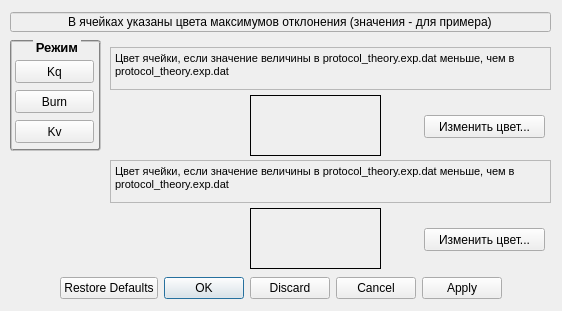
<?xml version="1.0" encoding="UTF-8"?>
<ui version="4.0">
 <class>CF_ColorChanger</class>
 <widget class="QWidget" name="CF_ColorChanger">
  <property name="geometry">
   <rect>
    <x>0</x>
    <y>0</y>
    <width>562</width>
    <height>311</height>
   </rect>
  </property>
  <property name="sizePolicy">
   <sizepolicy hsizetype="Fixed" vsizetype="Fixed">
    <horstretch>0</horstretch>
    <verstretch>0</verstretch>
   </sizepolicy>
  </property>
  <property name="windowTitle">
   <string>Изменение цветов картограммы</string>
  </property>
  <widget class="QDialogButtonBox" name="buttonBox">
   <property name="geometry">
    <rect>
     <x>10</x>
     <y>277</y>
     <width>541</width>
     <height>23</height>
    </rect>
   </property>
   <property name="orientation">
    <enum>Qt::Horizontal</enum>
   </property>
   <property name="standardButtons">
    <set>QDialogButtonBox::Apply|QDialogButtonBox::Cancel|QDialogButtonBox::Discard|QDialogButtonBox::Ok|QDialogButtonBox::RestoreDefaults</set>
   </property>
   <property name="centerButtons">
    <bool>true</bool>
   </property>
  </widget>
  <widget class="QGroupBox" name="groupBox">
   <property name="geometry">
    <rect>
     <x>10</x>
     <y>40</y>
     <width>91</width>
     <height>111</height>
    </rect>
   </property>
   <property name="font">
    <font>
     <pointsize>10</pointsize>
     <weight>75</weight>
     <bold>true</bold>
    </font>
   </property>
   <property name="styleSheet">
    <string notr="true"> QGroupBox {
     border: 2px groove #828282;
     border-radius: 3px;
	 margin-top: 2ex; /* оставляем пространство вверху для заголовка */
 }

 QGroupBox::title {
     subcontrol-origin: margin;
     subcontrol-position: top center; /* помещаем вверху по центру */
     padding: 0 1px;
     background-color: qlineargradient(x1: 0, y1: 0, x2: 0, y2: 1,
                                       stop: 0 #FFOECE, stop: 1 #FFFFFF);
 }</string>
   </property>
   <property name="title">
    <string>Режим</string>
   </property>
   <property name="alignment">
    <set>Qt::AlignCenter</set>
   </property>
   <widget class="QPushButton" name="KvButton">
    <property name="geometry">
     <rect>
      <x>5</x>
      <y>80</y>
      <width>79</width>
      <height>23</height>
     </rect>
    </property>
    <property name="text">
     <string>Kv</string>
    </property>
    <property name="checkable">
     <bool>true</bool>
    </property>
   </widget>
   <widget class="QPushButton" name="BurnButton">
    <property name="geometry">
     <rect>
      <x>5</x>
      <y>50</y>
      <width>79</width>
      <height>23</height>
     </rect>
    </property>
    <property name="text">
     <string>Burn</string>
    </property>
    <property name="checkable">
     <bool>true</bool>
    </property>
   </widget>
   <widget class="QPushButton" name="KqButton">
    <property name="geometry">
     <rect>
      <x>5</x>
      <y>20</y>
      <width>79</width>
      <height>23</height>
     </rect>
    </property>
    <property name="text">
     <string>Kq</string>
    </property>
    <property name="checkable">
     <bool>true</bool>
    </property>
   </widget>
  </widget>
  <widget class="QTextBrowser" name="textBrowser_Max">
   <property name="enabled">
    <bool>false</bool>
   </property>
   <property name="geometry">
    <rect>
     <x>110</x>
     <y>47</y>
     <width>441</width>
     <height>43</height>
    </rect>
   </property>
   <property name="palette">
    <palette>
     <active>
      <colorrole role="Text">
       <brush brushstyle="SolidPattern">
        <color alpha="255">
         <red>0</red>
         <green>0</green>
         <blue>0</blue>
        </color>
       </brush>
      </colorrole>
     </active>
     <inactive>
      <colorrole role="Text">
       <brush brushstyle="SolidPattern">
        <color alpha="255">
         <red>0</red>
         <green>0</green>
         <blue>0</blue>
        </color>
       </brush>
      </colorrole>
     </inactive>
     <disabled>
      <colorrole role="Text">
       <brush brushstyle="SolidPattern">
        <color alpha="255">
         <red>0</red>
         <green>0</green>
         <blue>0</blue>
        </color>
       </brush>
      </colorrole>
     </disabled>
    </palette>
   </property>
   <property name="html">
    <string>&lt;!DOCTYPE HTML PUBLIC &quot;-//W3C//DTD HTML 4.0//EN&quot; &quot;http://www.w3.org/TR/REC-html40/strict.dtd&quot;&gt;
&lt;html&gt;&lt;head&gt;&lt;meta name=&quot;qrichtext&quot; content=&quot;1&quot; /&gt;&lt;style type=&quot;text/css&quot;&gt;
p, li { white-space: pre-wrap; }
&lt;/style&gt;&lt;/head&gt;&lt;body style=&quot; font-family:'MS Shell Dlg 2'; font-size:8.25pt; font-weight:400; font-style:normal;&quot;&gt;
&lt;p style=&quot; margin-top:0px; margin-bottom:0px; margin-left:0px; margin-right:0px; -qt-block-indent:0; text-indent:0px;&quot;&gt;Цвет ячейки, если значение величины в protocol_theory.exp.dat меньше, чем в protocol_theory.exp.dat&lt;/p&gt;&lt;/body&gt;&lt;/html&gt;</string>
   </property>
  </widget>
  <widget class="QTextBrowser" name="textBrowser_Min">
   <property name="enabled">
    <bool>false</bool>
   </property>
   <property name="geometry">
    <rect>
     <x>110</x>
     <y>160</y>
     <width>441</width>
     <height>43</height>
    </rect>
   </property>
   <property name="palette">
    <palette>
     <active>
      <colorrole role="Text">
       <brush brushstyle="SolidPattern">
        <color alpha="255">
         <red>0</red>
         <green>0</green>
         <blue>0</blue>
        </color>
       </brush>
      </colorrole>
     </active>
     <inactive>
      <colorrole role="Text">
       <brush brushstyle="SolidPattern">
        <color alpha="255">
         <red>0</red>
         <green>0</green>
         <blue>0</blue>
        </color>
       </brush>
      </colorrole>
     </inactive>
     <disabled>
      <colorrole role="Text">
       <brush brushstyle="SolidPattern">
        <color alpha="255">
         <red>0</red>
         <green>0</green>
         <blue>0</blue>
        </color>
       </brush>
      </colorrole>
     </disabled>
    </palette>
   </property>
   <property name="html">
    <string>&lt;!DOCTYPE HTML PUBLIC &quot;-//W3C//DTD HTML 4.0//EN&quot; &quot;http://www.w3.org/TR/REC-html40/strict.dtd&quot;&gt;
&lt;html&gt;&lt;head&gt;&lt;meta name=&quot;qrichtext&quot; content=&quot;1&quot; /&gt;&lt;style type=&quot;text/css&quot;&gt;
p, li { white-space: pre-wrap; }
&lt;/style&gt;&lt;/head&gt;&lt;body style=&quot; font-family:'MS Shell Dlg 2'; font-size:8.25pt; font-weight:400; font-style:normal;&quot;&gt;
&lt;p style=&quot; margin-top:0px; margin-bottom:0px; margin-left:0px; margin-right:0px; -qt-block-indent:0; text-indent:0px;&quot;&gt;Цвет ячейки, если значение величины в protocol_theory.exp.dat меньше, чем в protocol_theory.exp.dat&lt;/p&gt;&lt;/body&gt;&lt;/html&gt;</string>
   </property>
  </widget>
  <widget class="QPushButton" name="ChangeMaxColor">
   <property name="geometry">
    <rect>
     <x>424</x>
     <y>115</y>
     <width>121</width>
     <height>23</height>
    </rect>
   </property>
   <property name="text">
    <string>Изменить цвет...</string>
   </property>
  </widget>
  <widget class="QPushButton" name="ChangeMinColor">
   <property name="geometry">
    <rect>
     <x>424</x>
     <y>228</y>
     <width>121</width>
     <height>23</height>
    </rect>
   </property>
   <property name="text">
    <string>Изменить цвет...</string>
   </property>
  </widget>
  <widget class="demoAreaCF" name="ColorField_Max">
   <property name="geometry">
    <rect>
     <x>250</x>
     <y>95</y>
     <width>131</width>
     <height>61</height>
    </rect>
   </property>
   <property name="frameShape">
    <enum>QFrame::Box</enum>
   </property>
  </widget>
  <widget class="demoAreaCF" name="ColorField_Min">
   <property name="geometry">
    <rect>
     <x>250</x>
     <y>208</y>
     <width>131</width>
     <height>61</height>
    </rect>
   </property>
   <property name="frameShape">
    <enum>QFrame::Box</enum>
   </property>
  </widget>
  <widget class="QLineEdit" name="lineEdit">
   <property name="enabled">
    <bool>false</bool>
   </property>
   <property name="geometry">
    <rect>
     <x>10</x>
     <y>12</y>
     <width>541</width>
     <height>20</height>
    </rect>
   </property>
   <property name="palette">
    <palette>
     <active>
      <colorrole role="Text">
       <brush brushstyle="SolidPattern">
        <color alpha="255">
         <red>0</red>
         <green>0</green>
         <blue>0</blue>
        </color>
       </brush>
      </colorrole>
     </active>
     <inactive>
      <colorrole role="Text">
       <brush brushstyle="SolidPattern">
        <color alpha="255">
         <red>0</red>
         <green>0</green>
         <blue>0</blue>
        </color>
       </brush>
      </colorrole>
     </inactive>
     <disabled>
      <colorrole role="Text">
       <brush brushstyle="SolidPattern">
        <color alpha="255">
         <red>0</red>
         <green>0</green>
         <blue>0</blue>
        </color>
       </brush>
      </colorrole>
     </disabled>
    </palette>
   </property>
   <property name="text">
    <string>В ячейках указаны цвета максимумов отклонения (значения - для примера)</string>
   </property>
   <property name="alignment">
    <set>Qt::AlignCenter</set>
   </property>
  </widget>
 </widget>
 <layoutdefault spacing="6" margin="11"/>
 <customwidgets>
  <customwidget>
   <class>demoAreaCF</class>
   <extends>QFrame</extends>
   <header>demoareacf.h</header>
   <container>1</container>
  </customwidget>
 </customwidgets>
 <resources/>
 <connections/>
</ui>
